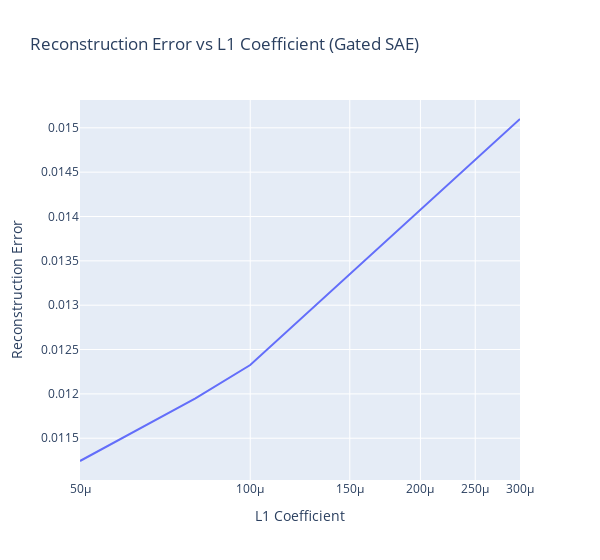

This figure's notebook cell:
### Code cell
# Plotly plot results
fig = px.line(x=l1_coefficients, y=recon_errors, 
              labels={'x': 'L1 Coefficient', 'y': 'Reconstruction Error'},
              title='Reconstruction Error vs L1 Coefficient (Gated SAE)', width=600)
# Log x-axis
fig.update_xaxes(type="log")
fig.show()

### Figure 1 — Plotly figure (JSON) as saved in the notebook; plotly's stock layout.template omitted (floating-point values rounded to 4 significant figures)
{"data": [{"hovertemplate": "L1 Coefficient=%{x}<br>Reconstruction Error=%{y}<extra></extra>", "legendgroup": "", "line": {"color": "#636efa", "dash": "solid"}, "marker": {"symbol": "circle"}, "mode": "lines", "name": "", "orientation": "v", "showlegend": false, "type": "scatter", "x": [5e-05, 8e-05, 0.0001, 0.0003], "xaxis": "x", "y": [0.01124, 0.01195, 0.01232, 0.0151], "yaxis": "y"}], "layout": {"legend": {"tracegroupgap": 0}, "title": {"text": "Reconstruction Error vs L1 Coefficient (Gated SAE)"}, "width": 600, "xaxis": {"anchor": "y", "domain": [0, 1], "title": {"text": "L1 Coefficient"}, "type": "log"}, "yaxis": {"anchor": "x", "domain": [0, 1], "title": {"text": "Reconstruction Error"}}}}
